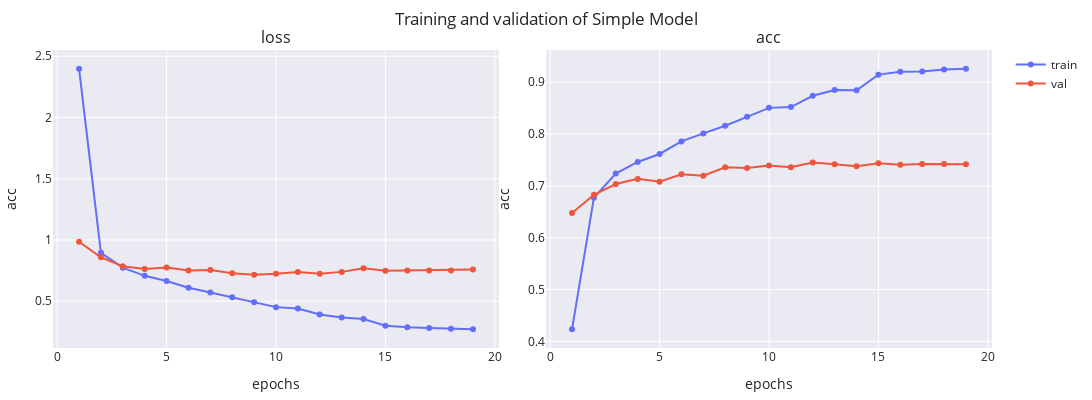

Notebook code cell kept with this figure:
### Markdown cell above
### 2.1. Simple Model

### Code cell
simple_model = SimpleModel(num_classes=5)
optimizer = Adam(learning_rate=1e-3)
simple_model.compile(optimizer=optimizer, loss="sparse_categorical_crossentropy", metrics=[SparseCategoricalAccuracy('acc')])
simple_model_history = train_model(simple_model, train_dataset, val_dataset, epochs=20, path=model_dir, batch_size=BATCH_SIZE, verbose=1).history
print(
    f"Final loss: training -> {simple_model_history['loss'][-1]:.2f}, validation -> {simple_model_history['val_loss'][-1]:.2f}"
)
print(
    f"Final accuracy: training -> {simple_model_history['acc'][-1]:.2f}, \
        validation -> {simple_model_history['val_acc'][-1]:.2f}"
)
plot_history(simple_model_history, ['loss', 'acc'], name='Simple Model')

### Figure 1 — Plotly figure (JSON) as saved in the notebook; plotly's stock layout.template omitted (floating-point values rounded to 4 significant figures)
{"data": [{"line": {"color": "#636EFA"}, "marker": {"color": "#636EFA"}, "mode": "lines+markers", "name": "train", "showlegend": true, "type": "scatter", "x": [1, 2, 3, 4, 5, 6, 7, 8, 9, 10, 11, 12, 13, 14, 15, 16, 17, 18, 19], "xaxis": "x", "y": [2.399, 0.8951, 0.7742, 0.7074, 0.6649, 0.6103, 0.5709, 0.5328, 0.4916, 0.4519, 0.4402, 0.3919, 0.3664, 0.3548, 0.3004, 0.2874, 0.2821, 0.2758, 0.2705], "yaxis": "y"}, {"line": {"color": "#EF553B"}, "marker": {"color": "#EF553B"}, "mode": "lines+markers", "name": "val", "showlegend": true, "type": "scatter", "x": [1, 2, 3, 4, 5, 6, 7, 8, 9, 10, 11, 12, 13, 14, 15, 16, 17, 18, 19], "xaxis": "x", "y": [0.9856, 0.8589, 0.7848, 0.7625, 0.7757, 0.75, 0.7543, 0.728, 0.7157, 0.7244, 0.7396, 0.7241, 0.7396, 0.7701, 0.7491, 0.7514, 0.7505, 0.7519, 0.7583], "yaxis": "y"}, {"line": {"color": "#636EFA"}, "marker": {"color": "#636EFA"}, "mode": "lines+markers", "name": "train", "showlegend": false, "type": "scatter", "x": [1, 2, 3, 4, 5, 6, 7, 8, 9, 10, 11, 12, 13, 14, 15, 16, 17, 18, 19], "xaxis": "x2", "y": [0.4234, 0.6772, 0.7237, 0.7462, 0.7615, 0.7858, 0.8012, 0.8159, 0.8331, 0.8504, 0.852, 0.8737, 0.8849, 0.8844, 0.9145, 0.9201, 0.9204, 0.9245, 0.926], "yaxis": "y2"}, {"line": {"color": "#EF553B"}, "marker": {"color": "#EF553B"}, "mode": "lines+markers", "name": "val", "showlegend": false, "type": "scatter", "x": [1, 2, 3, 4, 5, 6, 7, 8, 9, 10, 11, 12, 13, 14, 15, 16, 17, 18, 19], "xaxis": "x2", "y": [0.6477, 0.6828, 0.7036, 0.7135, 0.7081, 0.7224, 0.7194, 0.7358, 0.7343, 0.7392, 0.7358, 0.7452, 0.7417, 0.7378, 0.7437, 0.7407, 0.7422, 0.7422, 0.7417], "yaxis": "y2"}], "layout": {"annotations": [{"font": {"size": 16}, "showarrow": false, "text": "loss", "x": 0.2375, "xanchor": "center", "xref": "paper", "y": 1, "yanchor": "bottom", "yref": "paper"}, {"font": {"size": 16}, "showarrow": false, "text": "acc", "x": 0.7625, "xanchor": "center", "xref": "paper", "y": 1, "yanchor": "bottom", "yref": "paper"}], "height": 400, "margin": {"b": 10, "l": 10, "r": 10, "t": 50}, "title": {"text": "Training and validation of Simple Model"}, "width": 1200, "xaxis": {"anchor": "y", "domain": [0, 0.475], "title": {"text": "epochs"}}, "xaxis2": {"anchor": "y2", "domain": [0.525, 1], "title": {"text": "epochs"}}, "yaxis": {"anchor": "x", "domain": [0, 1], "title": {"text": "acc"}}, "yaxis2": {"anchor": "x2", "domain": [0, 1], "title": {"text": "acc"}}}}
